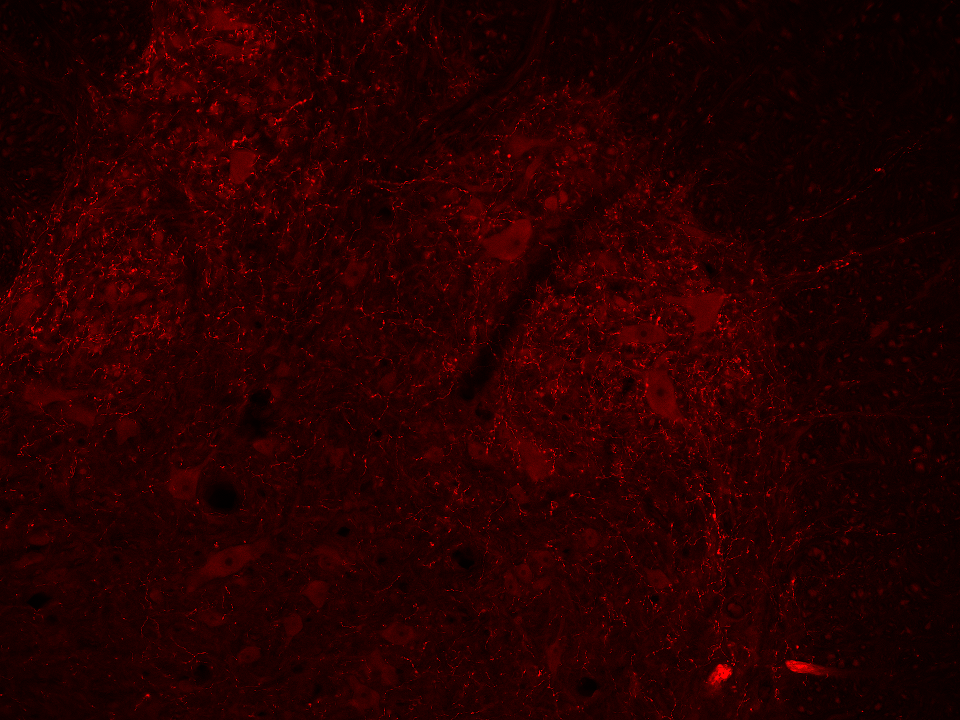
#> input picture images-5HT/dAIH_20x_sectioning_2_CH2.tif, 960 x 720 px
$ python -i ProcessPipe.py   (imports and definitions only)   (older library calls are emulated)
#> lines starting #> are read from the running program, lines starting #| are printed output that depends on the picture; after the words box and inside, x2 and y2 are one past the last pixel; in counts of white or black regions, pixels touching at a corner belong together
#> `picture = cv2.imread('images-5HT/dAIH_20x_sectioning_2_CH2.tif', cv2.I..`:
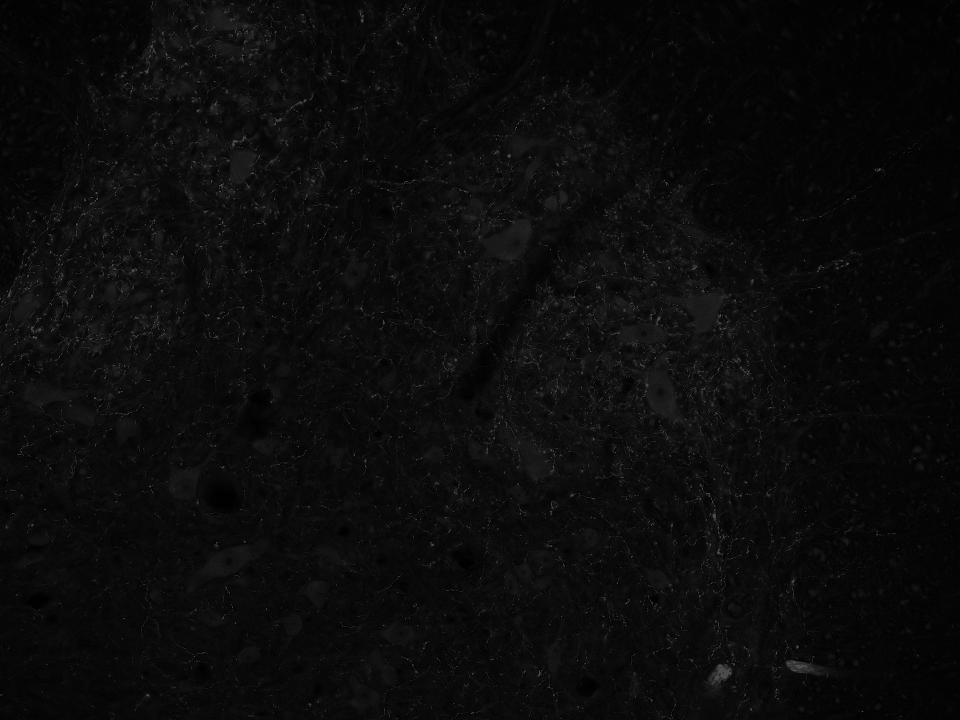
#> picture: shape (720, 960); min 0, max 76, mean 11.3
### Filters.py
# -*- coding: utf-8 -*-
"""
Created on Tue Jun  9 14:24:10 2020

@author: jsalm
"""
import numpy as np
import math
from scipy.ndimage import convolve,median_filter
from scipy.signal import wiener
from skimage.filters import gabor_kernel,threshold_otsu
import matplotlib.pyplot as plt
from matplotlib.colors import ListedColormap
import os


import cv2

def wiener_filter(image,filter_width=(5,5),noise=None):
    filtered_img = wiener(image,filter_width,noise)
    return filtered_img

def median_filt(image,size_v):
    filtered_img = median_filter(image,size=size_v,mode='wrap')
    return filtered_img

# [18 lines left out: functions compute_feats, match, not called in this run]

def normalize_img(image):
    im_new = cv2.normalize(image, None, alpha=0, beta=1, norm_type=cv2.NORM_MINMAX, dtype=cv2.CV_32F)
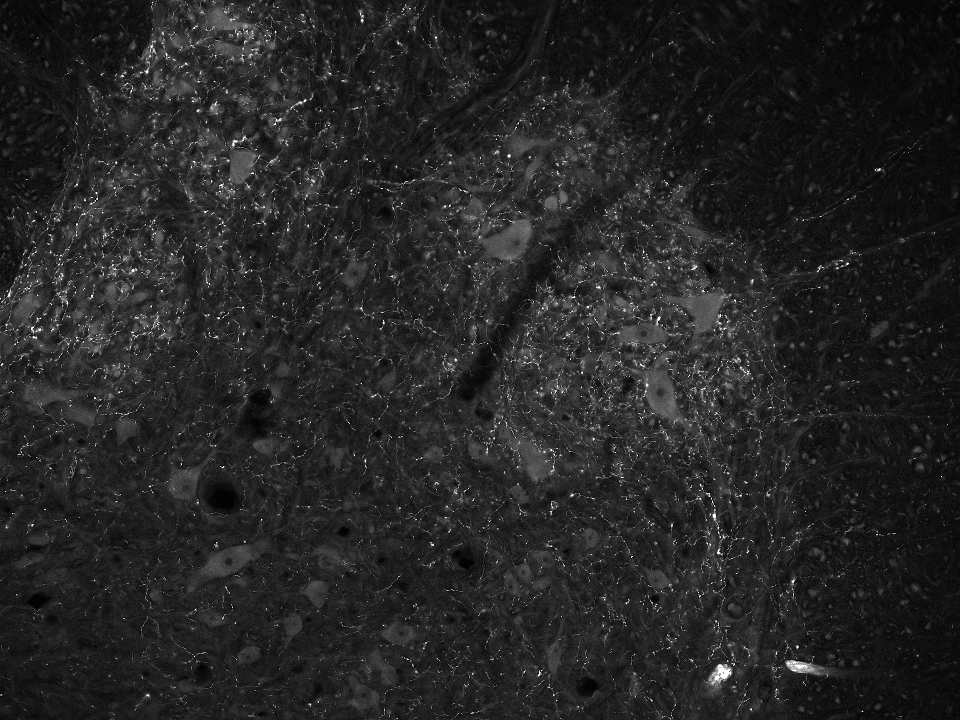
#> im_new: shape (720, 960) float32; min 0, max 1, mean 0.148
    # [8 lines of commented-out code are left out]

    return im_new


# [73 lines left out: functions gabor_filter, range_cont, not called in this run]
'end def'

# [44 lines left out: functions adaptive_threshold, _create_circle, not called in this run]
'end def'

# [25 lines left out: function Hi_pass_filter, not called in this run]
"end def"

# [5 lines left out: function average_filter, not called in this run]
# [23 lines of commented-out code are left out]

def _d3gaussian(vector_width,multiplier_a,multiplier_d):
    """
    creates a 3D gaussian inlayed into matrix form.
    of the form: G(x,y) = a*e^(-((x-N)**2+(y-N)**2)/(2*d**2))
    """
#> called with vector_width = 16, multiplier_a = 3, multiplier_d = 2
    x = np.arange(0,vector_width,1)
#> x = [0, 1, 2, 3, 4, 5, 6, 7, 8, 9, 10, 11, 12, 13, 14, 15]
    y = np.arange(0,vector_width,1)
    d2gau = np.zeros((vector_width,vector_width)).astype(float)
    N = int(vector_width/2)
    for i in x:
        d2gau[:,i] = multiplier_a*np.exp(-((i-N)**2+(y-N)**2)/(2*multiplier_d**2))
#> this loop made 16 passes
    'end for'
    return d2gau
'end def'

# [16 lines left out: function _onediv_d3gaussian, not called in this run]
'end def'

# [19 lines left out: function diffmat, not called in this run]
'end def'

def diagonal_map(image):
    #variable filter that convolves different
    pass
'end def'

# [15 lines left out: function imshow_overlay, not called in this run]
'end def'

# [125 lines left out: functions simplest_countless, zero_corrected_countless, upgrade_type, downgrade_type, countless, not called in this run]


# [17 lines that do not run on import are left out]

### ProcessPipe.py
# -*- coding: utf-8 -*-
"""
Created on Thu Jul  9 10:38:44 2020

@author: jsalm
"""
# [1 line not run here, left out]

import numpy as np
import matplotlib.pyplot as plt
# from sklearn import svm, datasets
from skimage.feature import peak_local_max
from skimage.segmentation import watershed
from scipy.ndimage import convolve,distance_transform_edt,label, find_objects
from sklearn.svm import SVC
from sklearn.model_selection import cross_val_score, train_test_split, learning_curve, GridSearchCV
from sklearn.pipeline import make_pipeline
from sklearn.preprocessing import StandardScaler, MinMaxScaler, RobustScaler, LabelEncoder
from sklearn.metrics import confusion_matrix,auc
from sklearn.decomposition import PCA
from skimage.feature import hog
from matplotlib.colors import ListedColormap
from matplotlib.patches import Patch, Rectangle

import cv2
import os
import time
import csv

import Filters
import DataManager
import TrainGUI

# import xlwings as xw

from IPython import get_ipython
# plt.rcParams['figure.dpi'] = 100
# plt.rcParams['figure.figsize'] = (10,10)
# get_ipython().run_line_magic('matplotlib','qt5')

dirname = os.path.dirname(__file__)
save_bin = os.path.join(dirname,"save-bin")

# [1 line not run here, left out]

# [26 lines left out: function generate_train_sert_ID, not called in this run]
'end def'


# [17 lines left out: function generate_test_sert_ID, not called in this run]
'end def'

# [6 lines left out: function get_coef, not called in this run]
'end def'

# [46 lines left out: functions make_meshgrid, plot_contours, gen_point_vector, not called in this run]
'end def'


# [57 lines left out: function img_to_data, not called in this run]
'end def'

# [108 lines left out: functions data_to_img, get_nonzeros, filter_pipeline, not called in this run]

def im_watershed(image,train = True, boolim = np.array([]),a=3,d=2):
    """
    image : np.array(float32)
        DESCRIPTION :
    train : boolean
        DESCRIPTION : if train == True set boolim = np.array()
    segments image using a watersheding method with distance_transform_edt as the
    descriminator. Returns list of segments
    """
    MIN_DISTANCE = 20
    im_list = []
    bool_list = []

    gau_im = convolve(Filters.normalize_img(image),Filters._d3gaussian(16,a,d))
    mn = np.mean(gau_im)
#> mn = 11.17
    segments = gau_im > mn
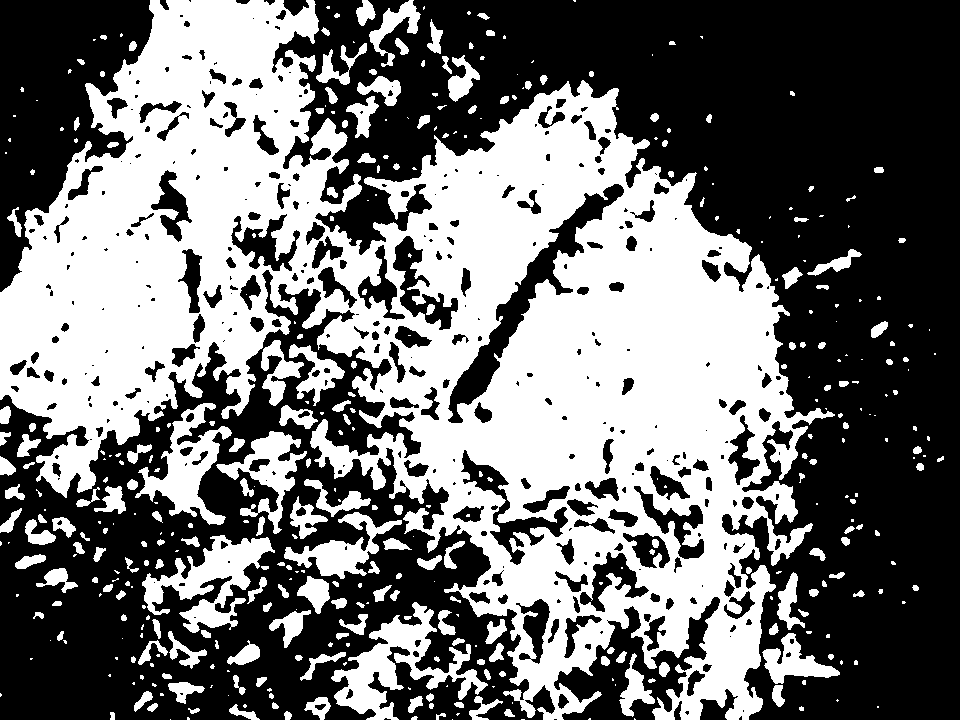
#> segments: shape (720, 960) bool; 44.4% white; 415 white regions (191 under 20 px), largest, box (x1, y1, x2, y2) and area: (0, 0, 835, 720) 253598, (331, 602, 488, 720) 5959, (142, 535, 275, 633) 5152
    D = distance_transform_edt(segments)
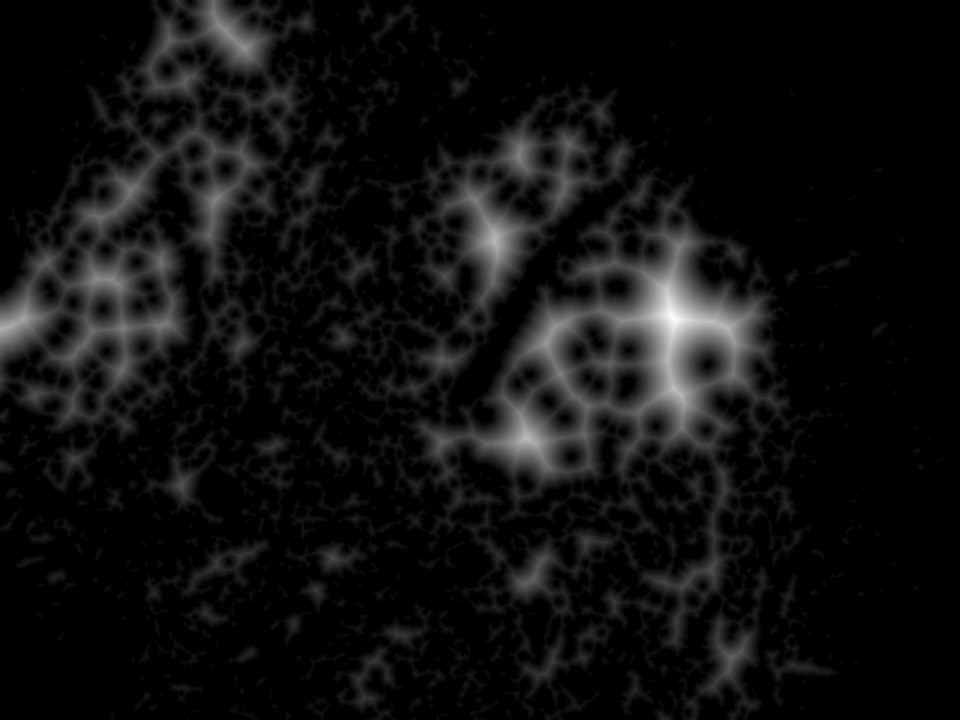
#> D: shape (720, 960) float64; min 0, max 54.08, mean 3.4; drawn with min black and max white
    tmplocalMax = peak_local_max(D, min_distance=MIN_DISTANCE,
                              labels=segments)
#> tmplocalMax = 200 pairs, first value 20 to 699, second value 21 to 934
    localMax = np.zeros_like(image, dtype=bool)
    localMax[tuple(tmplocalMax.T)] = True
    markers = label(localMax,structure=np.ones((3,3)))[0]
    water_im = watershed(-D,markers,mask=segments)
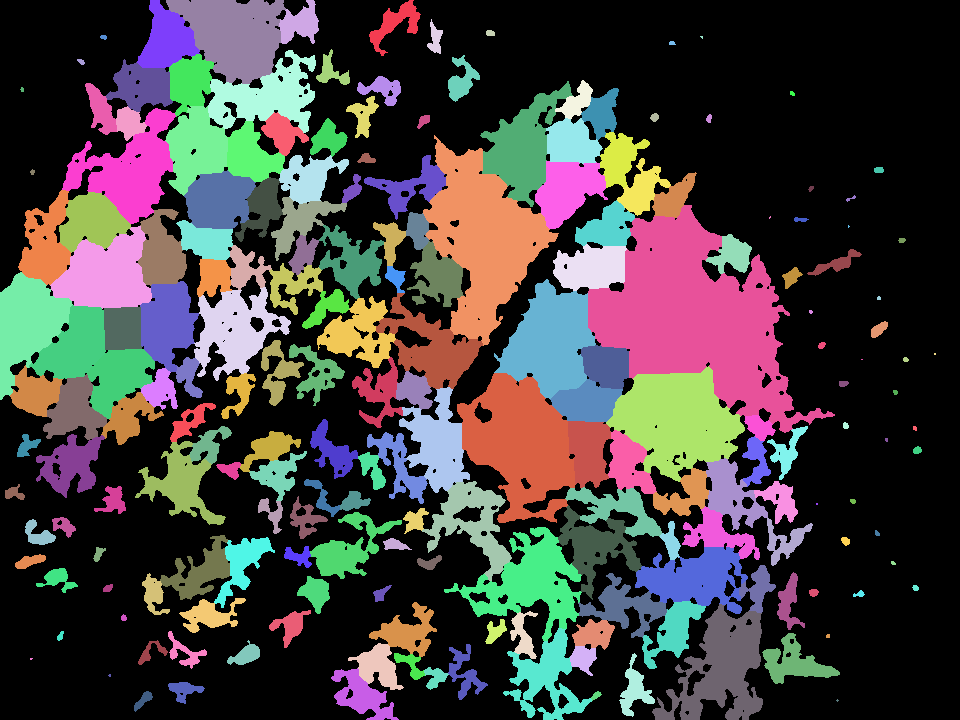
#> water_im: shape (720, 960) int32; 201 distinct labels, from 0 to 200; one colour per label, 0 black
    f = find_objects(water_im)
#> f = 200 items
    for seg in f:
        im_list.append(image[seg])
        if train:
            bool_list.append(boolim[seg])
#> this loop made 1 pass
#> after the loop, bool_list = []; im_list = 1 item
    return im_list,bool_list,f

# [68 lines left out: functions pad_segs, feature_extract, get_hogs, create_data, not called in this run]

def gen_mask(image):
    mask = image > 0
    return np.ma.masked_where(~mask, mask)

# [102 lines left out: functions overlay_predictions, write_auc, read_auc, padPreProcessed, not called in this run]
'end def'

import random

# [5 lines left out: function random_ind, not called in this run]

### Testing ###

# [60 lines not run here, left out]

>>> import cv2
>>> picture = cv2.imread('images-5HT/dAIH_20x_sectioning_2_CH2.tif', cv2.IMREAD_GRAYSCALE)
#> (the run stopped early here; a loop or call above may not have finished)
